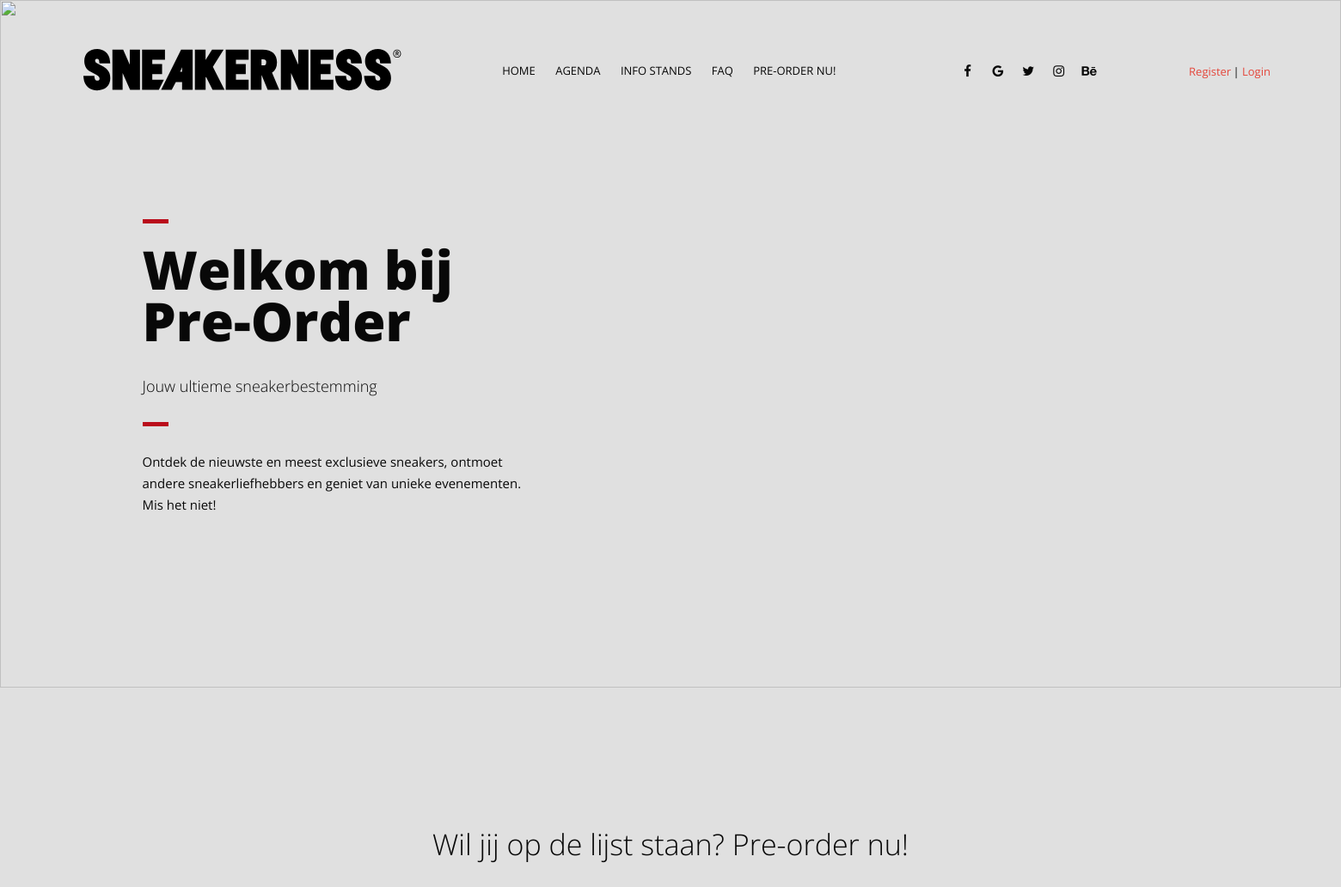
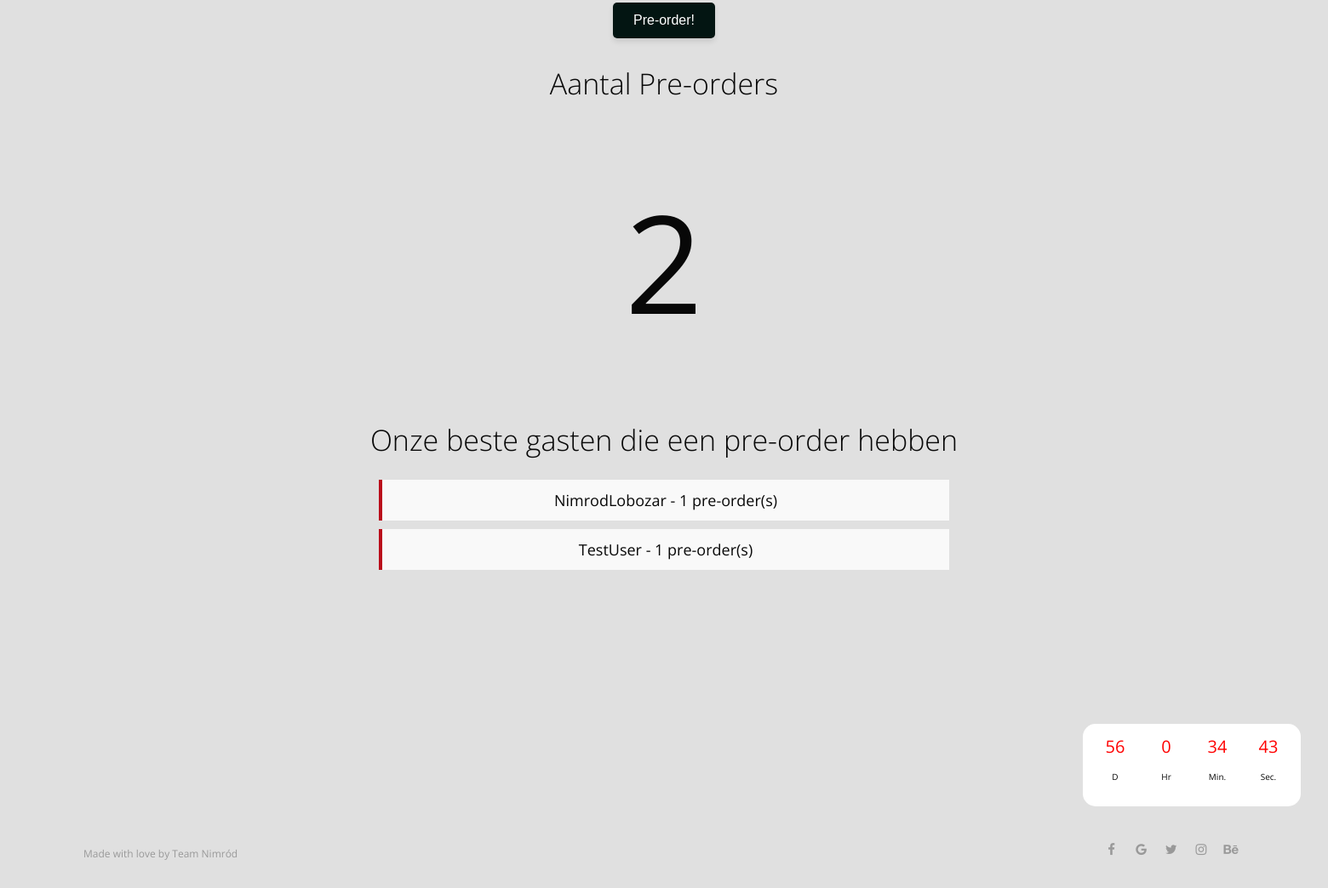
The page /pre-order-waitlist.php on the database its author committed (2 pictures, top to bottom).
### tables this page shows
CREATE TABLE IF NOT EXISTS `users` (
  `id` int UNSIGNED NOT NULL AUTO_INCREMENT,
  `username` varchar(100) NOT NULL,
  `first_name` varchar(255) DEFAULT NULL,
  `last_name` varchar(255) DEFAULT NULL,
  `country` varchar(255) DEFAULT NULL,
  `street` varchar(255) DEFAULT NULL,
  `adres` varchar(255) DEFAULT NULL,
  `city` varchar(255) DEFAULT NULL,
  `state_province` varchar(255) DEFAULT NULL,
  `zip_postal_code` varchar(20) DEFAULT NULL,
  `email` varchar(100) NOT NULL,
  `password` varchar(255) NOT NULL,
  `created_at` timestamp NULL DEFAULT CURRENT_TIMESTAMP,
  `is_admin` tinyint(1) DEFAULT '0',
  `about` text,
  `profile_photo` varchar(255) DEFAULT 'assets/img/default/default-profile.png',
  `cover_photo` varchar(255) DEFAULT 'assets/img/default/default-cover.jpg',
  `PreOrder` tinyint(1) DEFAULT '0',
  `date` timestamp NULL DEFAULT CURRENT_TIMESTAMP,
  PRIMARY KEY (`id`),
  UNIQUE KEY `email` (`email`)
);

### pre-order-waitlist.php (the view, shortened to what this page needs)
<?php
include 'config/config.php';
$sql = "SELECT username, PreOrder FROM users WHERE PreOrder > 0";
$sqlCount = "SELECT SUM(PreOrder) as total_preorders FROM users";
try {
    $stmt = $pdo->prepare($sql);
    $stmt->execute();
    $usernames = $stmt->fetchAll(PDO::FETCH_ASSOC);
    $stmtCount = $pdo->prepare($sqlCount);
    $stmtCount->execute();
    $countResult = $stmtCount->fetch(PDO::FETCH_ASSOC);
    $totalPreorders = $countResult['total_preorders'];
} catch (PDOException $e) {
    die("Fout bij het ophalen van gegevens: " . $e->getMessage());
}
?>
<!DOCTYPE html>
<html lang="nl">
<head lang="en">
    <link rel="stylesheet" href="assets/css/style.css">
    <link rel="stylesheet" href="assets/css/namari-color.css">
    <link rel="stylesheet" href="https://cdnjs.cloudflare.com/ajax/libs/font-awesome/6.0.0-beta3/css/all.min.css">
    <link rel="stylesheet" href="assets/css/font-awesome.min.css">
    <link href="assets/css/animate.css" rel="stylesheet" type="text/css">
</head>
<body>
    <div id="wrapper">
        <header id="banner" class="scrollto clearfix" data-enllax-ratio=".5">
            <div id="header" class="nav-collapse">
                <div class="">
                    <div class="">
                        <div id="logo">
                            <a href="/">
                            </a>
                        </div>
                        <aside class="row">
                            <ul class="social-icons">
                                <li>
                                    <a target="_blank" title="Facebook" href="https://www.facebook.com/username">
                                        <i class="fa fa-facebook fa-1x"></i><span>Facebook</span>
                                    </a>
                                </li>
                                <li>
                                    <a target="_blank" title="Google" href="http://google.com">
                                        <i class="fa fa-google fa-1x"></i><span>Google</span>
                                    </a>
                                </li>
                                <li>
                                    <a target="_blank" title="Twitter" href="http://www.twitter.com/username">
                                        <i class="fa fa-twitter fa-1x"></i><span>Twitter</span>
                                    </a>
                                </li>
                                <li>
                                    <a target="_blank" title="Instagram" href="http://www.instagram.com/username">
                                        <i class="fa fa-instagram fa-1x"></i><span>Instagram</span>
                                    </a>
                                </li>
                                <li>
                                    <a target="_blank" title="behance" href="http://www.behance.net">
                                        <i class="fa fa-behance fa-1x"></i><span>Behance</span>
                                    </a>
                                </li>
                            </ul>
                            <?php
                            if (isset($_SESSION['is_admin']) && $_SESSION['is_admin'] === 1) {
                                echo ('<ul class="interface-icons">
                                    <li><a href="/admin_dashboard">Admin dash</a></li>
                                    </ul>');
                            } elseif (isset($_SESSION['user_id']) && $_SESSION['is_admin'] === 0) {
                                echo ('<ul class="interface-icons">
                                    <li><a href="/dashboard">Dashboard</a></li>
                                    </ul>');
                            } else {
                                echo ('<ul class="offline interface-icons">
                                <li>
                                    <a href="/register">Register</a>
                                </li>
                                <li>
                                    <a href="/login">Login</a>
                                </li>
                            </ul>');
                            }
                            ?>
                        </aside>
                        <nav id="nav-main">
                            <ul>
                                <li>
                                    <a href="/" class="active links">Home</a>
                                </li>
                                <li>
                                    <a href="/agenda" class="links">Agenda</a>
                                </li>
                                <li>
                                    <a href="/informatieStands" class="links">Info Stands</a>
                                </li>
                                <li>
                                    <a href="/FAQ" class="links">FAQ</a>
                                </li>
                                <li>
                                    <a href="#" class="links">Pre-order nu!</a>
                                </li>
                            </ul>
                        </nav>
                    </div>
                </div>
            </div>
            <div id="banner-content" class="row clearfix">
                <div class="col-38">
                    <div class="section-heading">
                        <h1>Welkom bij Pre-Order</h1>
                        <h2>Jouw ultieme sneakerbestemming</h2>
                        <p>Ontdek de nieuwste en meest exclusieve sneakers, ontmoet andere sneakerliefhebbers en geniet
                            van unieke evenementen. Mis het niet!</p>
                    </div>
                </div>
            </div>
        </header>
    </div>
    <div class="banner">
        <img class="pre-order-img" src="https://t3.ftcdn.net/jpg/04/47/45/18/360_F_447451812_qESxM59uYu4VEziwYgAnhxrYbbWlEaXR.jpg" alt="">
    </div>
    <main class="pre-order-main bg-gray-100 py-8 px-4">
        <div class="space-y-8 max-w-md mx-auto">
            <div class="text-center">
                <h2 class="text-2xl font-semibold mb-4">Wil jij op de lijst staan? Pre-order nu!</h2>
                <div class="button-container">
                    <button class="pre-order-button bg-blue-500 text-white px-6 py-2 rounded-md font-semibold hover:bg-blue-600" onclick="preOrderButton()">
                        Pre-order!
                    </button>
                </div>
            </div>
            <div class="text-center">
                <h2 class="text-2xl font-semibold mb-4">Aantal Pre-orders</h2>
                <div class="pre-order-number text-lg font-semibold text-gray-700">
                    <p><?php echo htmlspecialchars($totalPreorders); ?></p>
                </div>
            </div>
            <div class="text-center">
                <h2 class="text-2xl font-semibold mb-4">Onze beste gasten die een pre-order hebben</h2>
                <div class="pre-orders">
                    <ul class="list-disc list-inside text-gray-700">
                        <?php if (empty($usernames)): ?>
                            <li>Er zijn momenteel geen pre-orders geregistreerd.</li>
                        <?php else: ?>
                            <?php foreach ($usernames as $user): ?>
                                <li><?php echo htmlspecialchars($user['username']) . " - " . $user['PreOrder'] . " pre-order(s)"; ?></li>
                            <?php endforeach; ?>
                        <?php endif; ?>
                    </ul>
                </div>
            </div>
        </div>
    </main>
    <section class="countdown-pre-container wow fadeInRight" data-wow-delay=".9s">
        <div class="col-12 countdown-container flex">
            <div class="countdown row">
                <div class="col-3">
                    <div class="">
                        <span id="days"></span>
                        <p>D</p>
                    </div>
                </div>
                <div class="col-3">
                    <div class="">
                        <span id="hours"></span>
                        <p>Hr</p>
                    </div>
                </div>
                <div class="col-3">
                    <div class="">
                        <span id="minutes"></span>
                        <p>Min.</p>
                    </div>
                </div>
                <div class="col-3">
                    <div class="">
                        <span id="seconds"></span>
                        <p>Sec.</p>
                    </div>
                </div>
            </div>
        </div>
    </section>
    <footer id="landing-footer" class="padding landing-footer jc-center clearfix">
        <div class="col-6">
            <p id="copyright">Made with love by<a href="/"> Team Nimród</a>
            </p>
        </div>
        <div class="media-icons col-6">
            <ul class="social-icons">
                <li>
                    <a target="_blank" title="Facebook" href="https://www.facebook.com/username">
                        <i class="fa fa-facebook fa-1x"></i><span>Facebook</span>
                    </a>
                </li>
                <li>
                    <a target="_blank" title="Google" href="http://google.com">
                        <i class="fa fa-google fa-1x"></i><span>Google</span>
                    </a>
                </li>
                <li>
                    <a target="_blank" title="Twitter" href="http://www.twitter.com/username">
                        <i class="fa fa-twitter fa-1x"></i><span>Twitter</span>
                    </a>
                </li>
                <li>
                    <a target="_blank" title="Instagram" href="http://www.instagram.com/username">
                        <i class="fa fa-instagram fa-1x"></i><span>Instagram</span>
                    </a>
                </li>
                <li>
                    <a target="_blank" title="behance" href="http://www.behance.net">
                        <i class="fa fa-behance fa-1x"></i><span>Behance</span>
                    </a>
                </li>
            </ul>
        </div>
    </footer>
</body>
</html>

### assets/css/namari-color.css (style rules this page uses)
body { background: #e0e0e0; }
a, .la-ball-triangle-path { color:#ba0d1b ; }
#banner .section-heading:before, .testimonial.classic footer:before, #bannerFAQ .section-heading:before, .testimonial.classic footer:before { background: #ba0d1b ; }
#header nav a, #header i { color: #080808; }
#header.nav-solid, #header.nav-solid a, #header.nav-solid i, #nav-mobile ul li a { color: #333; }
.section-heading h2:after { background: #ba0d1b ; content: ""; display: block; width: 30px; height: 5px; margin-top: 30px; }
body { font-family: 'Open Sans', sans-serif, Arial, Helvetica; font-size: 15px; font-weight: normal; color: #080808; }
#banner h1 { font-family: 'Open Sans', sans-serif, Arial, Helvetica; font-size: 62px; line-height: 60px; font-weight: 800; color: #080808; }
#banner h2 { font-family: 'Open Sans', sans-serif, Arial, Helvetica; font-size: 18px; font-weight: 300; color: #080808; }
h1 { font-family: 'Open Sans', sans-serif, Arial, Helvetica; font-size: 40px; font-weight: 300; color: #080808; }
h2 { font-family: 'Open Sans', sans-serif, Arial, Helvetica; font-size: 34px; font-weight: 300; color: #080808; }
#landing-footer, #landing-footer p, #landing-footer a { font-family: 'Open Sans', sans-serif, Arial, Helvetica; font-size: 12px; font-weight: normal; color: #999; }
#landing-footer i { color: #999; }

### rows shown on the page
users: username "NimrodLobozar", PreOrder "1"
users: username "TestUser", PreOrder "1"

### other values the page prints
$totalPreorders "2"
